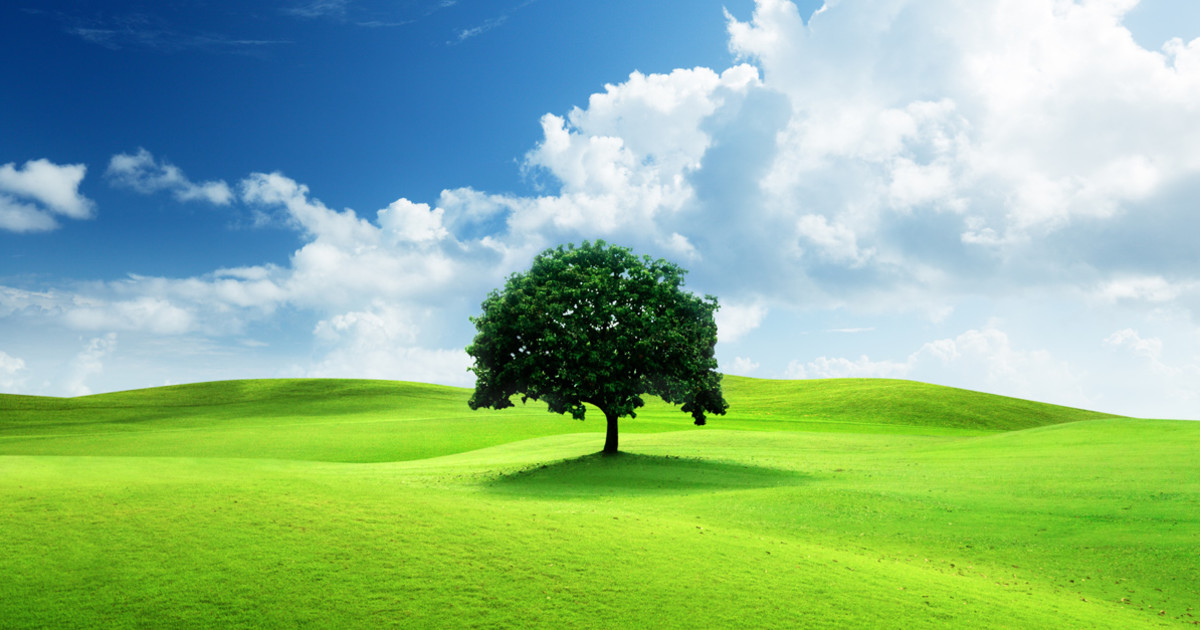
//> input picture OpenCV/images/image-1.jpg, 1200 x 630 px
$ ./Sobel_and_Laplace_operators   (built with g++ and OpenCV 4)
//> lines starting //> are read from the running program, lines starting //| are printed output that depends on the picture
#include <iostream>
#include "opencv2/imgproc.hpp"
#include "opencv2/imgcodecs.hpp"
#include "opencv2/highgui.hpp"

using namespace std;
using namespace cv;

string image_path = "..\\..\\images\\image-1.jpg";

//this values could be adjusted
int ksize = 1;
int scale = 1;
int delta = 0;
int ddepth = CV_16S;

int main()
{
    Mat src, blurred;
    src = imread(image_path, IMREAD_COLOR);
//> src is the input picture: 630 rows x 1200 cols, CV_8UC3; mean B, G, R 139.7, 183.3, 139.6
    imshow("Source", src);

    if (src.empty())
    {
        printf("Error opening image: %s\n");
        return EXIT_FAILURE;
    }


    //remove noise with gaus filter
    GaussianBlur(src, blurred, Size(3, 3), 0, 0, BORDER_DEFAULT);

    waitKey(0);
    imshow("Blurred", blurred);

    Mat blurred_gray;
    cvtColor(blurred, blurred_gray, COLOR_BGR2GRAY);
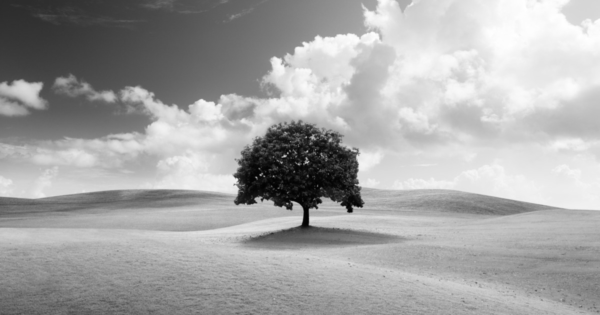
//> blurred_gray: 630 rows x 1200 cols, CV_8UC1 (shown at 1/2 size); min 1, max 255, mean 165.3

    waitKey(0);
    imshow("Blurred Grey", blurred_gray);

    Mat grad_x, grad_y;
    Mat abs_grad_x, abs_grad_y;
    Mat grad;

    Sobel(blurred_gray, grad_x, ddepth, 1, 0, ksize, scale, delta, BORDER_DEFAULT);
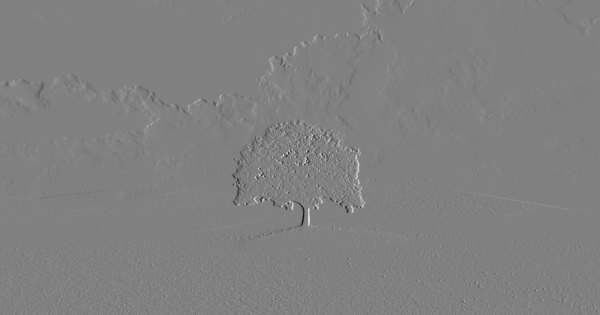
//> grad_x: 630 rows x 1200 cols, CV_16SC1 (shown at 1/2 size); min -154, max 151, mean 0.1; drawn with min black and max white
    convertScaleAbs(grad_x, abs_grad_x);
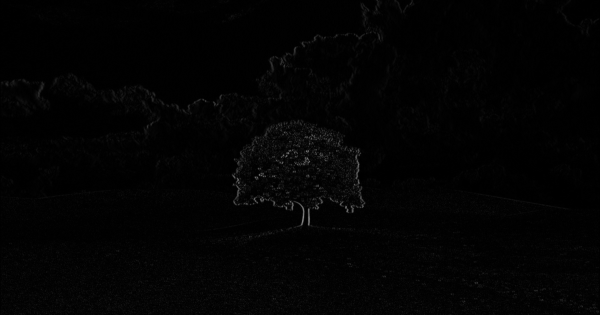
//> abs_grad_x: 630 rows x 1200 cols, CV_8UC1 (shown at 1/2 size); min 0, max 154, mean 2.8
    waitKey(0);
    imshow("abs_grad_x", abs_grad_x);

    Sobel(blurred_gray, grad_y, ddepth, 1, 0, ksize, scale, delta, BORDER_DEFAULT);
    convertScaleAbs(grad_y, abs_grad_y);
    waitKey(0);
    imshow("abs_grad_y", abs_grad_y);

    addWeighted(abs_grad_x, 0.5, abs_grad_y, 0.5, 0, grad);
    waitKey(0);
    imshow("Sobel final", abs_grad_y);

    waitKey(0);

    destroyAllWindows();

    Mat laplacian, laplacian_abs;
    int kernel_size = 3;

    Laplacian(blurred_gray, laplacian, ddepth, kernel_size, scale, delta, BORDER_DEFAULT);
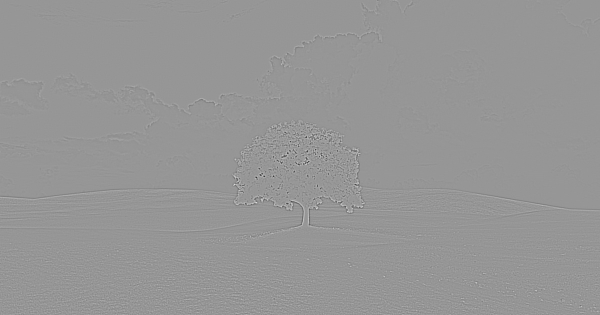
//> laplacian: 630 rows x 1200 cols, CV_16SC1 (shown at 1/2 size); min -570, max 398, mean 0; drawn with min black and max white
    convertScaleAbs(laplacian, laplacian_abs);
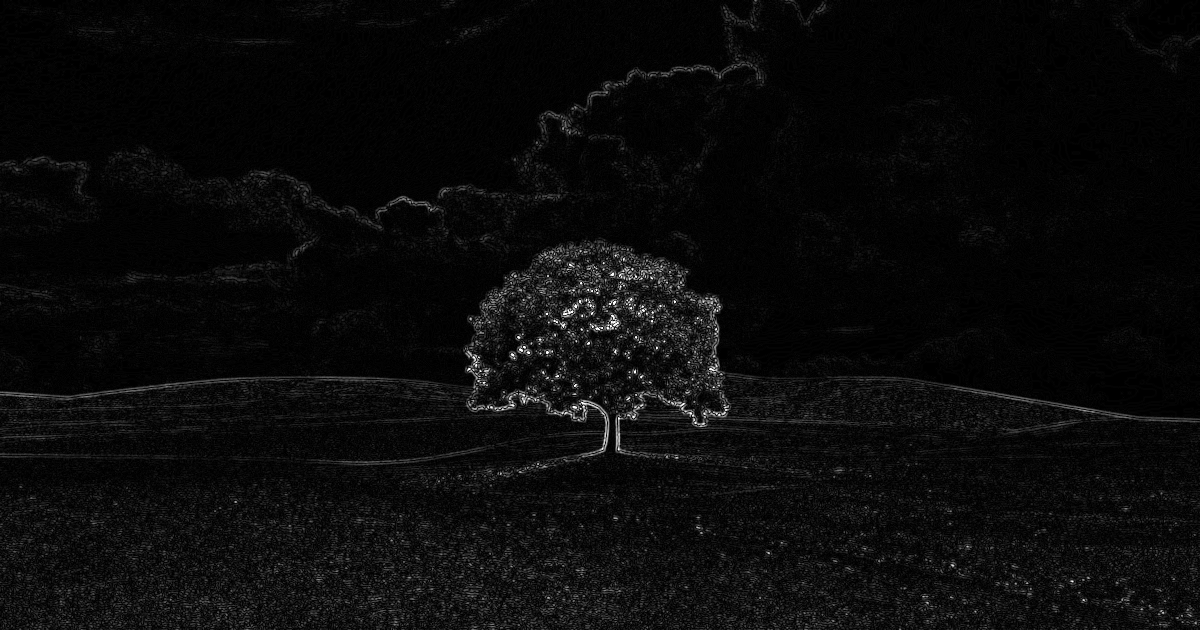
//> laplacian_abs: 630 rows x 1200 cols, CV_8UC1; min 0, max 255, mean 10.5
    imshow("LAPLACIAN", laplacian_abs);

    waitKey(0);
}

/*
* sobel operator is a way to apply derivative to an image with the objective of enhanching the conours.
* the sobel kernel are applied for both horizontal and vertical changes.
* at each point the result image is an approximation of the gradient combining both result.
* an edge in an image is a strong variation of intensity that can be shown  using derivative
*
* laplacian derivarive is a way to apply second derivative and finding the zero of the function
* that describe the image in a partigular dimension. the zero if where the image show an edge
*/

$ run again, with OpenCV/images/image-2.jpg copied over OpenCV/images/image-1.jpg
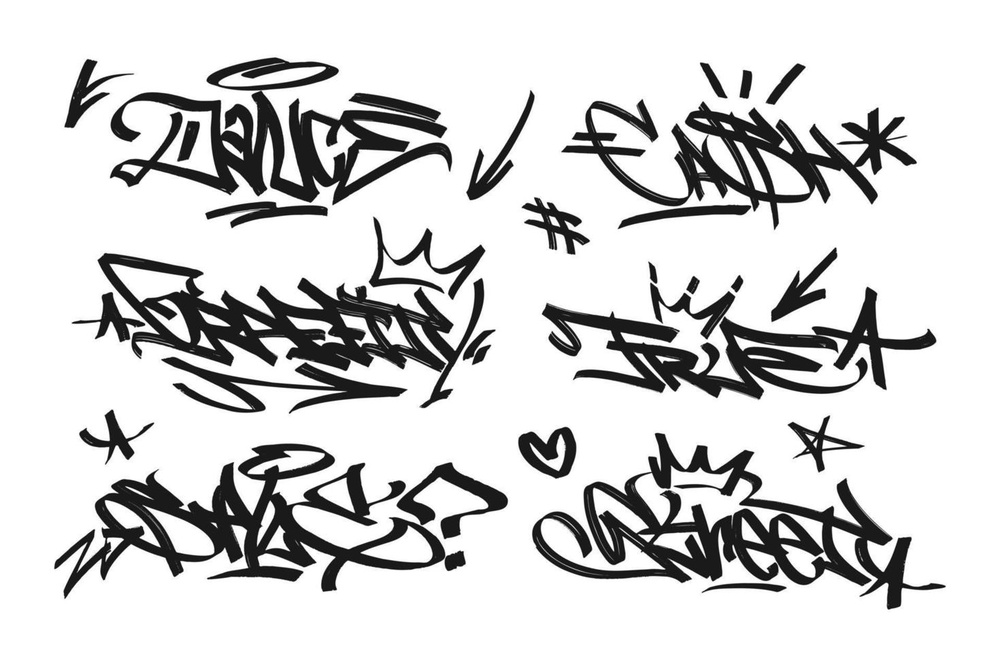
//> input picture OpenCV/images/image-2.jpg, 1000 x 667 px, shrunk from 1470 x 980 before the run
//> src is the input picture: 667 rows x 1000 cols, CV_8UC3; min 0, max 255, mean 211.4
//> `Laplacian(blurred_gray, laplacian, ddepth, kernel_size, scale, delta, ..`:
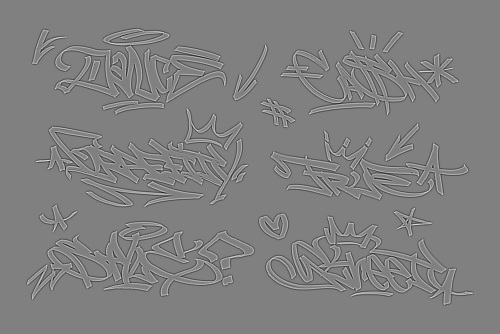
//> laplacian: 667 rows x 1000 cols, CV_16SC1 (shown at 1/2 size); min -528, max 522, mean 0; drawn with min black and max white
//> `convertScaleAbs(laplacian, laplacian_abs);`:
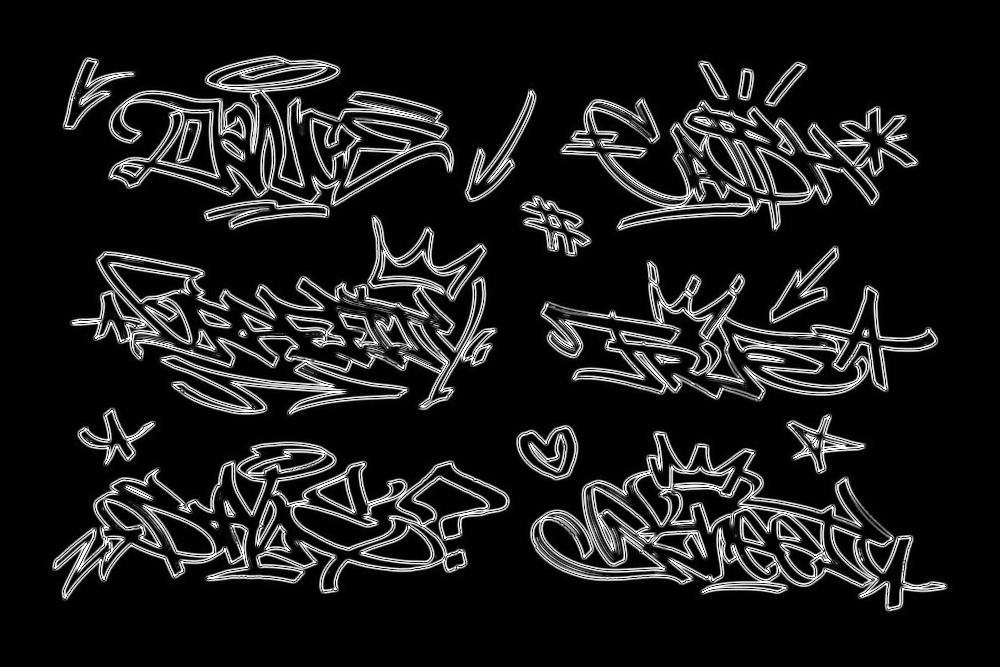
//> laplacian_abs: 667 rows x 1000 cols, CV_8UC1; min 0, max 255, mean 28.5
